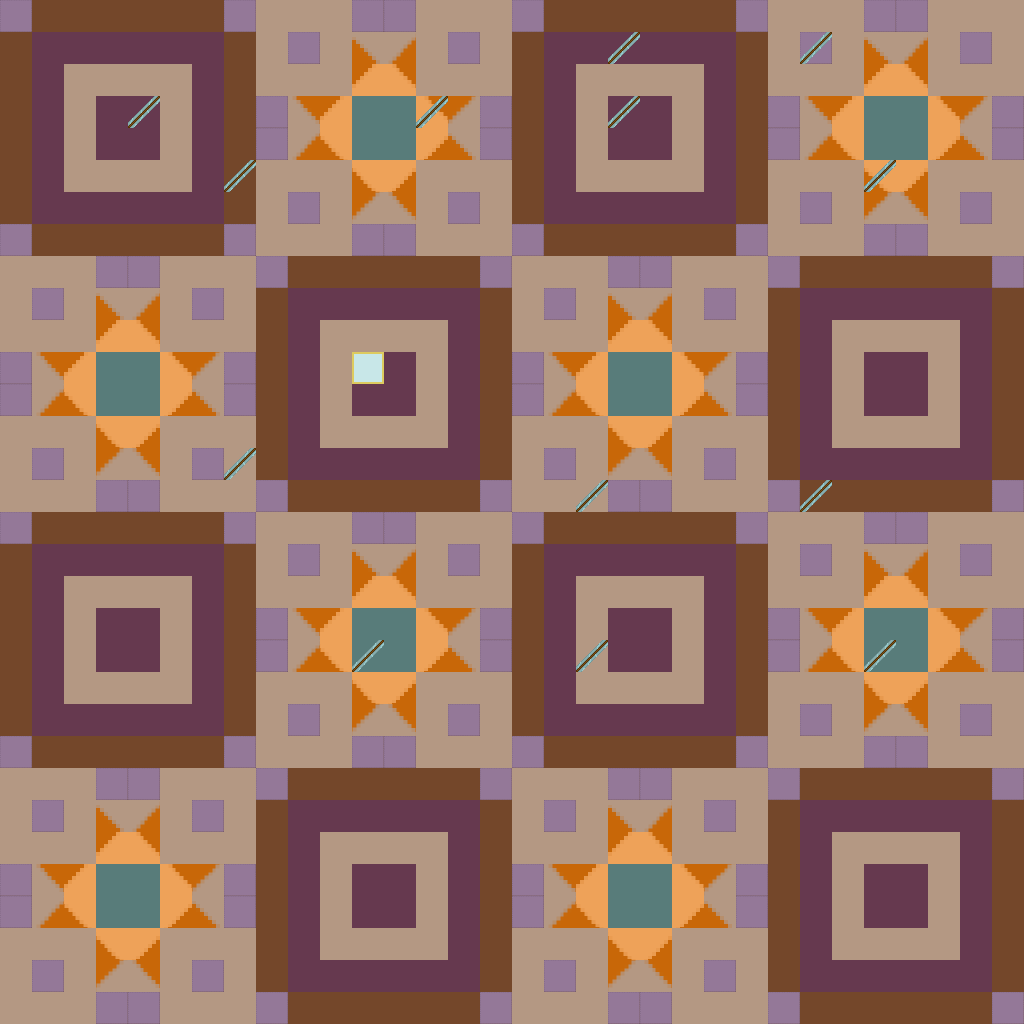

A level layout from a 2D game, rendered from its tile map. Below: a short description, then the map file with its tile-grid data intact:
An orthogonal 32x32 tile map with 32x32 px tiles, 2 tile layers (Tile Layer 1, Tile Layer 2), 2 tilesets.

<map version="1.2" tiledversion="1.2.0" orientation="orthogonal" renderorder="right-down" width="32" height="32" tilewidth="32" tileheight="32" infinite="0" nextlayerid="5" nextobjectid="1">
 <tileset firstgid="1" source="MapTileSet.tsx" />
 <tileset firstgid="17" source="TileSet.tsx" />
 <layer id="1" name="Tile Layer 1" width="32" height="32">
  <data encoding="csv">
4,2,2,2,2,2,2,4,5,5,5,4,4,5,5,5,4,2,2,2,2,2,2,4,5,5,5,4,4,5,5,5,
2,3,3,3,3,3,3,2,5,4,5,9,12,5,4,5,2,3,3,3,3,3,3,2,5,4,5,9,12,5,4,5,
2,3,5,5,5,5,3,2,5,5,5,14,15,5,5,5,2,3,5,5,5,5,3,2,5,5,5,14,15,5,5,5,
2,3,5,3,3,5,3,2,4,11,14,7,7,15,10,4,2,3,5,3,3,5,3,2,4,11,14,7,7,15,10,4,
2,3,5,3,3,5,3,2,4,12,13,7,7,16,9,4,2,3,5,3,3,5,3,2,4,12,13,7,7,16,9,4,
2,3,5,5,5,5,3,2,5,5,5,13,16,5,5,5,2,3,5,5,5,5,3,2,5,5,5,13,16,5,5,5,
2,3,3,3,3,3,3,2,5,4,5,10,11,5,4,5,2,3,3,3,3,3,3,2,5,4,5,10,11,5,4,5,
4,2,2,2,2,2,2,4,5,5,5,4,4,5,5,5,4,2,2,2,2,2,2,4,5,5,5,4,4,5,5,5,
5,5,5,4,4,5,5,5,4,2,2,2,2,2,2,4,5,5,5,4,4,5,5,5,4,2,2,2,2,2,2,4,
5,4,5,9,12,5,4,5,2,3,3,3,3,3,3,2,5,4,5,9,12,5,4,5,2,3,3,3,3,3,3,2,
5,5,5,14,15,5,5,5,2,3,5,5,5,5,3,2,5,5,5,14,15,5,5,5,2,3,5,5,5,5,3,2,
4,11,14,7,7,15,10,4,2,3,5,3,3,5,3,2,4,11,14,7,7,15,10,4,2,3,5,3,3,5,3,2,
4,12,13,7,7,16,9,4,2,3,5,3,3,5,3,2,4,12,13,7,7,16,9,4,2,3,5,3,3,5,3,2,
5,5,5,13,16,5,5,5,2,3,5,5,5,5,3,2,5,5,5,13,16,5,5,5,2,3,5,5,5,5,3,2,
5,4,5,10,11,5,4,5,2,3,3,3,3,3,3,2,5,4,5,10,11,5,4,5,2,3,3,3,3,3,3,2,
5,5,5,4,4,5,5,5,4,2,2,2,2,2,2,4,5,5,5,4,4,5,5,5,4,2,2,2,2,2,2,4,
4,2,2,2,2,2,2,4,5,5,5,4,4,5,5,5,4,2,2,2,2,2,2,4,5,5,5,4,4,5,5,5,
2,3,3,3,3,3,3,2,5,4,5,9,12,5,4,5,2,3,3,3,3,3,3,2,5,4,5,9,12,5,4,5,
2,3,5,5,5,5,3,2,5,5,5,14,15,5,5,5,2,3,5,5,5,5,3,2,5,5,5,14,15,5,5,5,
2,3,5,3,3,5,3,2,4,11,14,7,7,15,10,4,2,3,5,3,3,5,3,2,4,11,14,7,7,15,10,4,
2,3,5,3,3,5,3,2,4,12,13,7,7,16,9,4,2,3,5,3,3,5,3,2,4,12,13,7,7,16,9,4,
2,3,5,5,5,5,3,2,5,5,5,13,16,5,5,5,2,3,5,5,5,5,3,2,5,5,5,13,16,5,5,5,
2,3,3,3,3,3,3,2,5,4,5,10,11,5,4,5,2,3,3,3,3,3,3,2,5,4,5,10,11,5,4,5,
4,2,2,2,2,2,2,4,5,5,5,4,4,5,5,5,4,2,2,2,2,2,2,4,5,5,5,4,4,5,5,5,
5,5,5,4,4,5,5,5,4,2,2,2,2,2,2,4,5,5,5,4,4,5,5,5,4,2,2,2,2,2,2,4,
5,4,5,9,12,5,4,5,2,3,3,3,3,3,3,2,5,4,5,9,12,5,4,5,2,3,3,3,3,3,3,2,
5,5,5,14,15,5,5,5,2,3,5,5,5,5,3,2,5,5,5,14,15,5,5,5,2,3,5,5,5,5,3,2,
4,11,14,7,7,15,10,4,2,3,5,3,3,5,3,2,4,11,14,7,7,15,10,4,2,3,5,3,3,5,3,2,
4,12,13,7,7,16,9,4,2,3,5,3,3,5,3,2,4,12,13,7,7,16,9,4,2,3,5,3,3,5,3,2,
5,5,5,13,16,5,5,5,2,3,5,5,5,5,3,2,5,5,5,13,16,5,5,5,2,3,5,5,5,5,3,2,
5,4,5,10,11,5,4,5,2,3,3,3,3,3,3,2,5,4,5,10,11,5,4,5,2,3,3,3,3,3,3,2,
5,5,5,4,4,5,5,5,4,2,2,2,2,2,2,4,5,5,5,4,4,5,5,5,4,2,2,2,2,2,2,4
</data>
 </layer>
 <layer id="4" name="Tile Layer 2" width="32" height="32">
  <data encoding="csv">
0,0,0,0,0,0,0,0,0,0,0,0,0,0,0,0,0,0,0,0,0,0,0,0,0,0,0,0,0,0,0,0,
0,0,0,0,0,0,0,0,0,0,0,0,0,0,0,0,0,0,0,18,0,0,0,0,0,18,0,0,0,0,0,0,
0,0,0,0,0,0,0,0,0,0,0,0,0,0,0,0,0,0,0,0,0,0,0,0,0,0,0,0,0,0,0,0,
0,0,0,0,18,0,0,0,0,0,0,0,0,18,0,0,0,0,0,18,0,0,0,0,0,0,0,0,0,0,0,0,
0,0,0,0,0,0,0,0,0,0,0,0,0,0,0,0,0,0,0,0,0,0,0,0,0,0,0,0,0,0,0,0,
0,0,0,0,0,0,0,18,0,0,0,0,0,0,0,0,0,0,0,0,0,0,0,0,0,0,0,18,0,0,0,0,
0,0,0,0,0,0,0,0,0,0,0,0,0,0,0,0,0,0,0,0,0,0,0,0,0,0,0,0,0,0,0,0,
0,0,0,0,0,0,0,0,0,0,0,0,0,0,0,0,0,0,0,0,0,0,0,0,0,0,0,0,0,0,0,0,
0,0,0,0,0,0,0,0,0,0,0,0,0,0,0,0,0,0,0,0,0,0,0,0,0,0,0,0,0,0,0,0,
0,0,0,0,0,0,0,0,0,0,0,0,0,0,0,0,0,0,0,0,0,0,0,0,0,0,0,0,0,0,0,0,
0,0,0,0,0,0,0,0,0,0,0,0,0,0,0,0,0,0,0,0,0,0,0,0,0,0,0,0,0,0,0,0,
0,0,0,0,0,0,0,0,0,0,0,17,0,0,0,0,0,0,0,0,0,0,0,0,0,0,0,0,0,0,0,0,
0,0,0,0,0,0,0,0,0,0,0,0,0,0,0,0,0,0,0,0,0,0,0,0,0,0,0,0,0,0,0,0,
0,0,0,0,0,0,0,0,0,0,0,0,0,0,0,0,0,0,0,0,0,0,0,0,0,0,0,0,0,0,0,0,
0,0,0,0,0,0,0,18,0,0,0,0,0,0,0,0,0,0,0,0,0,0,0,0,0,0,0,0,0,0,0,0,
0,0,0,0,0,0,0,0,0,0,0,0,0,0,0,0,0,0,18,0,0,0,0,0,0,18,0,0,0,0,0,0,
0,0,0,0,0,0,0,0,0,0,0,0,0,0,0,0,0,0,0,0,0,0,0,0,0,0,0,0,0,0,0,0,
0,0,0,0,0,0,0,0,0,0,0,0,0,0,0,0,0,0,0,0,0,0,0,0,0,0,0,0,0,0,0,0,
0,0,0,0,0,0,0,0,0,0,0,0,0,0,0,0,0,0,0,0,0,0,0,0,0,0,0,0,0,0,0,0,
0,0,0,0,0,0,0,0,0,0,0,0,0,0,0,0,0,0,0,0,0,0,0,0,0,0,0,0,0,0,0,0,
0,0,0,0,0,0,0,0,0,0,0,18,0,0,0,0,0,0,18,0,0,0,0,0,0,0,0,18,0,0,0,0,
0,0,0,0,0,0,0,0,0,0,0,0,0,0,0,0,0,0,0,0,0,0,0,0,0,0,0,0,0,0,0,0,
0,0,0,0,0,0,0,0,0,0,0,0,0,0,0,0,0,0,0,0,0,0,0,0,0,0,0,0,0,0,0,0,
0,0,0,0,0,0,0,0,0,0,0,0,0,0,0,0,0,0,0,0,0,0,0,0,0,0,0,0,0,0,0,0,
0,0,0,0,0,0,0,0,0,0,0,0,0,0,0,0,0,0,0,0,0,0,0,0,0,0,0,0,0,0,0,0,
0,0,0,0,0,0,0,0,0,0,0,0,0,0,0,0,0,0,0,0,0,0,0,0,0,0,0,0,0,0,0,0,
0,0,0,0,0,0,0,0,0,0,0,0,0,0,0,0,0,0,0,0,0,0,0,0,0,0,0,0,0,0,0,0,
0,0,0,0,0,0,0,0,0,0,0,0,0,0,0,0,0,0,0,0,0,0,0,0,0,0,0,0,0,0,0,0,
0,0,0,0,0,0,0,0,0,0,0,0,0,0,0,0,0,0,0,0,0,0,0,0,0,0,0,0,0,0,0,0,
0,0,0,0,0,0,0,0,0,0,0,0,0,0,0,0,0,0,0,0,0,0,0,0,0,0,0,0,0,0,0,0,
0,0,0,0,0,0,0,0,0,0,0,0,0,0,0,0,0,0,0,0,0,0,0,0,0,0,0,0,0,0,0,0,
0,0,0,0,0,0,0,0,0,0,0,0,0,0,0,0,0,0,0,0,0,0,0,0,0,0,0,0,0,0,0,0
</data>
 </layer>
</map>
